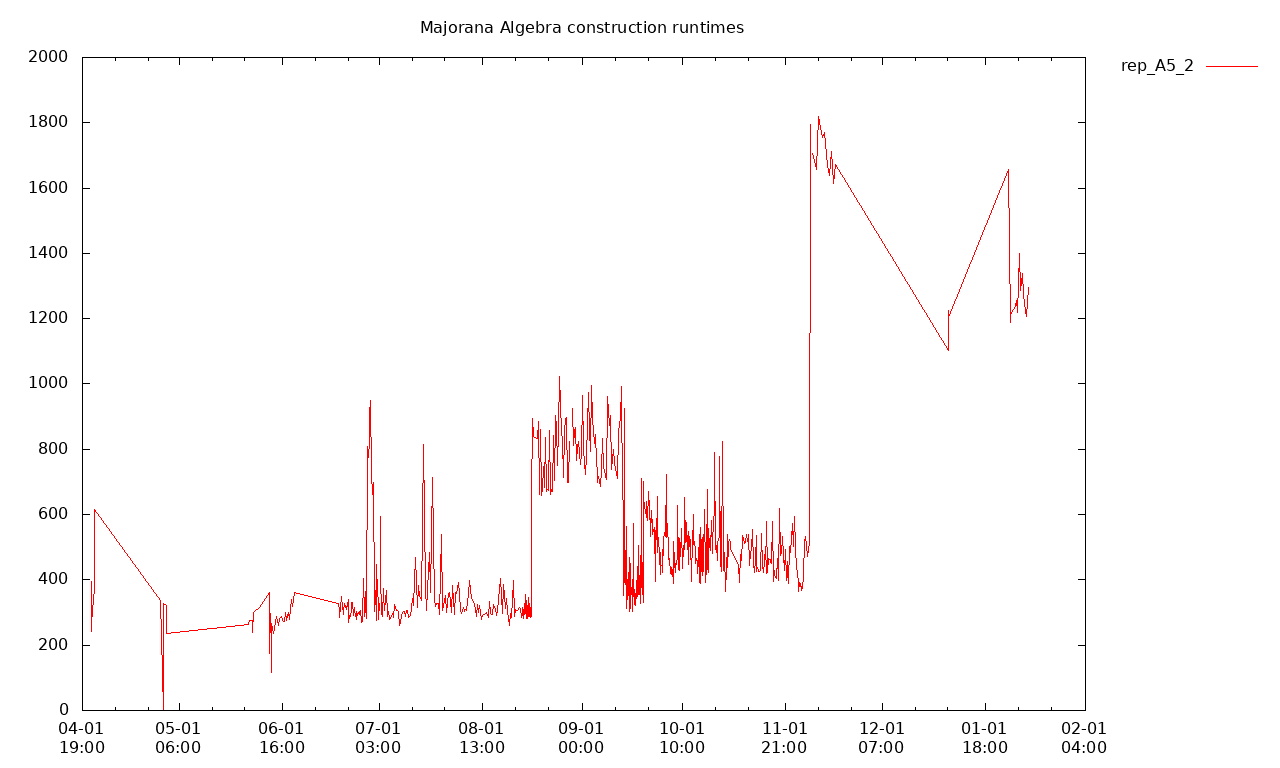

gnuplot code for this plot:
set datafile separator ","
set xdata time
set timefmt "%Y-%m-%dT%H:%M+0100"
set format x "%m-%d\n%H:%M"
set terminal png size 1280,768
set output "rep_A5_2.png"
set key on outside

set title "Majorana Algebra construction runtimes"
set style data linespoints

plot for [n=2:2] "rep_A5_2.csv" using 1:(column(n)/1e6) with lines title "rep_A5_2"
